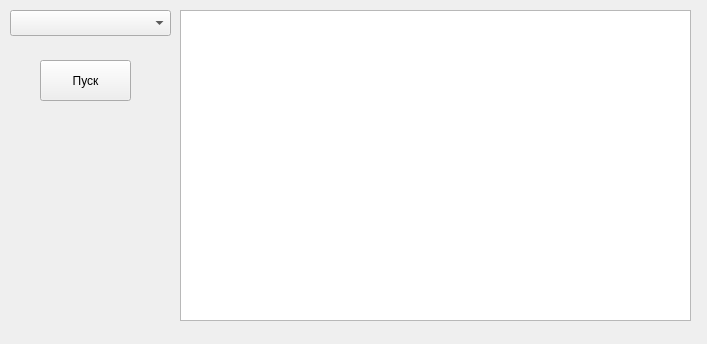
<?xml version="1.0" encoding="UTF-8"?>
<ui version="4.0">
 <class>Form</class>
 <widget class="QWidget" name="Form">
  <property name="geometry">
   <rect>
    <x>0</x>
    <y>0</y>
    <width>707</width>
    <height>344</height>
   </rect>
  </property>
  <property name="windowTitle">
   <string>Фильмы по жанрам</string>
  </property>
  <widget class="QComboBox" name="parameterSelection">
   <property name="geometry">
    <rect>
     <x>10</x>
     <y>10</y>
     <width>161</width>
     <height>26</height>
    </rect>
   </property>
  </widget>
  <widget class="QTableWidget" name="tableWidget">
   <property name="geometry">
    <rect>
     <x>180</x>
     <y>10</y>
     <width>511</width>
     <height>311</height>
    </rect>
   </property>
  </widget>
  <widget class="QPushButton" name="queryButton">
   <property name="geometry">
    <rect>
     <x>40</x>
     <y>60</y>
     <width>91</width>
     <height>41</height>
    </rect>
   </property>
   <property name="text">
    <string>Пуск</string>
   </property>
  </widget>
 </widget>
 <resources/>
 <connections/>
</ui>
